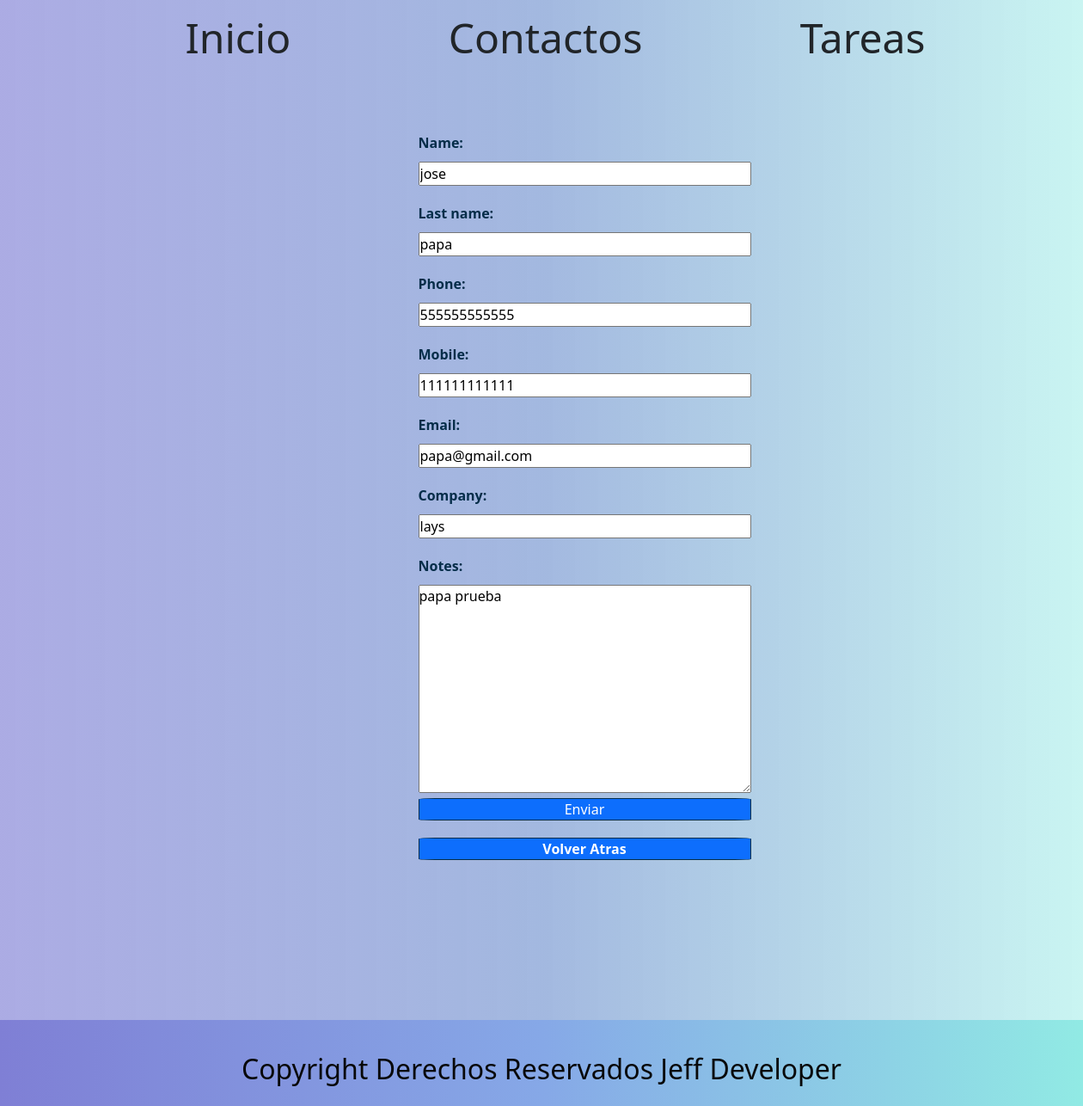
Page /contactos/edit/3 on the committed database.
### contactos/models.py (models this page shows, shortened)
class Contactos(models.Model):
    name = models.CharField(max_length=50, blank= False, null= False)
    last_name = models.CharField(max_length=50, blank= True, null= True)
    phone = models.CharField(max_length=12, blank= True, null=True )
    mobile = models.CharField(max_length=12, blank=False , null=False )
    email = models.EmailField()
    company = models.CharField(max_length=20, blank= True, null= True)
    date = models.DateField(default= date.today)
    notes =models.TextField(blank=True, null=True)

### contactos/views.py (the view, shortened to what this page needs)
# urls.py: path('edit/<int:id>', views.edit, name="contactos_edit"),
def edit(request, id):
    contactos = Contactos.objects.get(id=id)
    if (request.method == 'GET'):
        form = ContactosForm(instance = contactos)
        context = {
            'form': form,
            'id': id
        }
        return render(request, 'contactos/edit.html', context)

### contactos/forms.py
class ContactosForm(ModelForm):
    class Meta:
        model = Contactos
        exclude = ('date',)

### Templates/Contactos/edit.html (shortened to what this page needs)
{% extends 'layout/base.html' %}
{% load static %}
{% block 'content' %}
<div class="container3">
        <form class="my-form" action="{% url 'contactos_edit' id=id %}" method="POST">
                {{form}}
                <input class="botonañadir" type="submit" value="Enviar"/>
                <a href="{% url 'contactos' %}" class="botonatras">Volver Atras</a>
        </form>
</div>
{% endblock %}

### static/css/styles.css (style rules this page uses)
:root { --color-primary: rgb(247, 236, 236); --color-secondary: #0D6EFD; --color-body: #052D49; }
* { margin: 0; padding: 0; box-sizing: border-box; }
a { text-decoration: none; color: var(--color-primary); }
body { background-image: linear-gradient(to right,#7f7fd5a6,#6085c994,#91eae47c); }
.botonañadir { text-align: center; color: white; border-radius: 5%; border: solid 1px; border-color: #052D49; width: 45%; background-color: #0D6EFD; }
.my-form { color: #052D49; font-weight: 600; width: 100%; padding-bottom: 120px; }
.my-form label { display: block; text-align: left; margin-bottom: 10px; }
.my-form input { display: block; width: 100%; margin-bottom: 20px; }
.my-form a { display: block; width: 100%; margin-bottom: 20px; }
.botonatras { text-align: center; color: white; border-radius: 5%; border: solid 1px; border-color: #052D49; width: 100%; background-color: #0D6EFD; }

### rows in the picture
Contactos: name "jose", last_name "papa", phone "555555555555", mobile "111111111111", email "papa@gmail.com", company "lays", notes "papa prueba"
